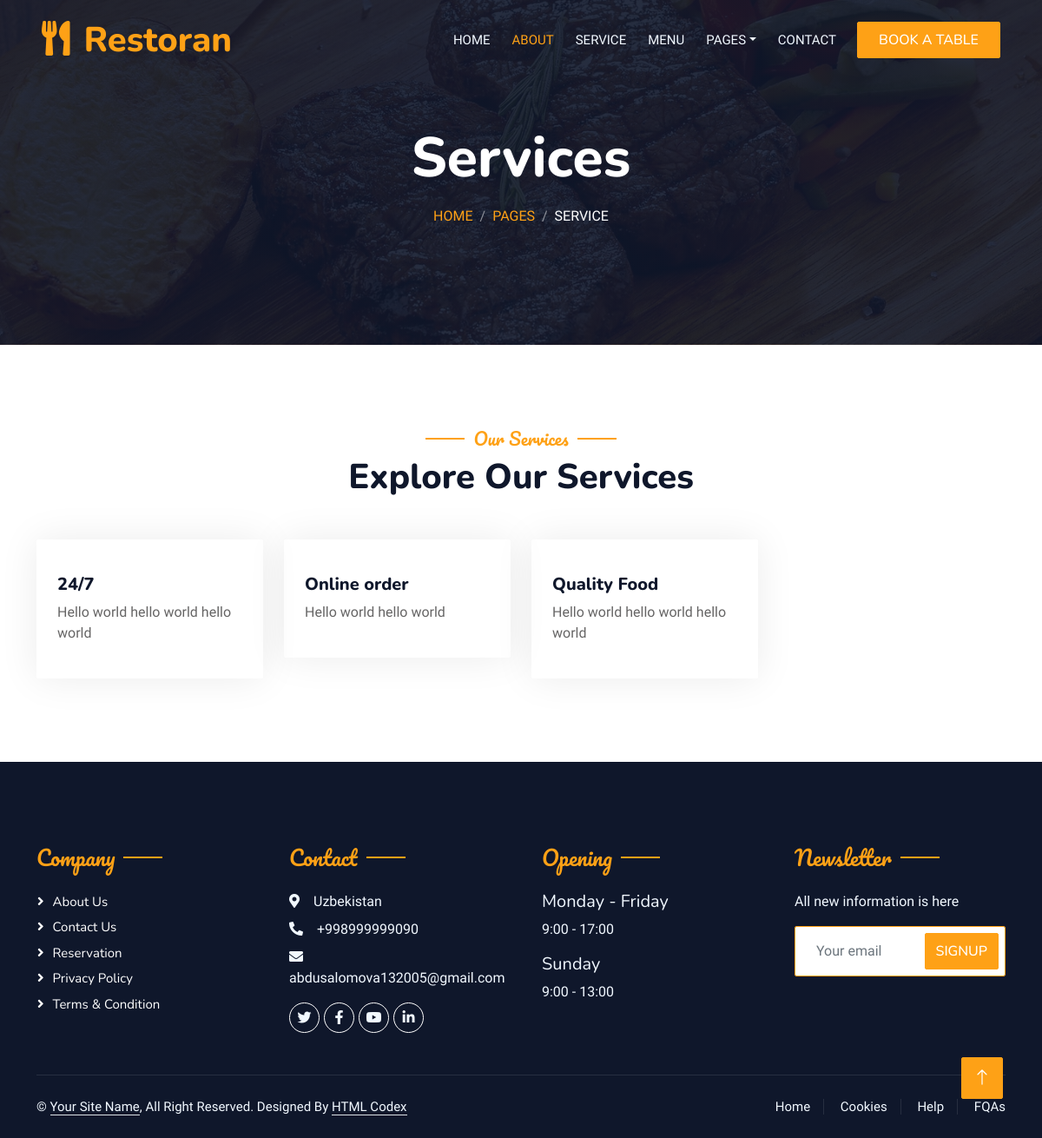
The app's page /service/ with its own data.
### restoran/models.py (models this page shows, shortened)
class Home_Service(models.Model):
    service_theme=models.CharField(max_length=256)
    service_description=models.TextField()
    is_active = models.BooleanField(default=False)
    class Meta:
        db_table='home_service'
        verbose_name='home service'
        verbose_name_plural='home services'

class Footer(models.Model):
    street=models.CharField(max_length=256)
    number=models.CharField(max_length=256)
    email=models.EmailField()
    start_and_end_days=models.CharField(max_length=256)
    time_1=models.CharField(max_length=256)
    time_sunday=models.CharField(max_length=256)
    newsletter_description=models.TextField(null=True, blank=True)
    class Meta:
        db_table='footer'
        verbose_name='footer'
        verbose_name_plural='footers'

### restoran/views.py (the view)
# urls.py: path('service/', views.service, name='service'),
def service(request):
    home_service=models.Home_Service.objects.all()
    footer=models.Footer.objects.first()
    return render(request, 'service.html', {'home_service':home_service, 'footer':footer})

### templates/service.html (shortened to what this page needs)
{% extends 'base.html' %}
{% block content %}
{% load static %}
            <div class="container-xxl py-5 bg-dark hero-header mb-5">
                <div class="container text-center my-5 pt-5 pb-4">
                    <h1 class="display-3 text-white mb-3 animated slideInDown">Services</h1>
                    <nav aria-label="breadcrumb">
                        <ol class="breadcrumb justify-content-center text-uppercase">
                            <li class="breadcrumb-item"><a href="{% url 'home' %}">Home</a></li>
                            <li class="breadcrumb-item"><a href="#">Pages</a></li>
                            <li class="breadcrumb-item text-white active" aria-current="page">Service</li>
                        </ol>
                    </nav>
                </div>
            </div>
        </div>
        <div class="container-xxl py-5">
            <div class="container">
                <div class="text-center wow fadeInUp" data-wow-delay="0.1s">
                    <h5 class="section-title ff-secondary text-center text-primary fw-normal">Our Services</h5>
                    <h1 class="mb-5">Explore Our Services</h1>
                </div>
                <div class="row g-4">
                    {% for x in home_service %}
                    <div class="col-lg-3 col-sm-6 wow fadeInUp" data-wow-delay="0.7s">
                        <div class="service-item rounded pt-3">
                            <div class="p-4">
                                <h5>{{x.service_theme}}</h5>
                                <p>{{x.service_description}}</p>
                            </div>
                        </div>
                    </div>
                    {% endfor %}
                </div>
            </div>
        </div>
       {% endblock %}

### templates/base.html (shortened to what this page needs)
{% load static %}
<!DOCTYPE html>
<html lang="en">
<head>
    <link href="https://cdnjs.cloudflare.com/ajax/libs/font-awesome/5.10.0/css/all.min.css" rel="stylesheet">
    <link href="https://cdn.jsdelivr.net/npm/bootstrap-icons@1.4.1/font/bootstrap-icons.css" rel="stylesheet">
    <link href="lib/animate/animate.min.css" rel="stylesheet">
    <link href="lib/owlcarousel/assets/owl.carousel.min.css" rel="stylesheet">
    <link href="lib/tempusdominus/css/tempusdominus-bootstrap-4.min.css" rel="stylesheet" />
    <link href="{% static 'css/bootstrap.min.css' %}" rel="stylesheet">
    <link href="{% static 'css/style.css' %}" rel="stylesheet">
</head>
<body>
    <div class="container-xxl bg-white p-0">
        <div class="container-xxl position-relative p-0">
            <nav class="navbar navbar-expand-lg navbar-dark bg-dark px-4 px-lg-5 py-3 py-lg-0">
                <a href="" class="navbar-brand p-0">
                    <h1 class="text-primary m-0"><i class="fa fa-utensils me-3"></i>Restoran</h1>
                </a>
                <div class="collapse navbar-collapse" id="navbarCollapse">
                    <div class="navbar-nav ms-auto py-0 pe-4">
                        <a href="{% url 'home' %}" class="nav-item nav-link">Home</a>
                        <a href="{% url 'about' %}" class="nav-item nav-link active">About</a>
                        <a href="{% url 'service' %}" class="nav-item nav-link">Service</a>
                        <a href="{% url 'menu' %}" class="nav-item nav-link">Menu</a>
                        <div class="nav-item dropdown">
                            <a href="#" class="nav-link dropdown-toggle" data-bs-toggle="dropdown">Pages</a>
                        </div>
                        <a href="{% url 'contact' %}" class="nav-item nav-link">Contact</a>
                    </div>
                    <a href="{% url 'booking' %}" class="btn btn-primary py-2 px-4">Book A Table</a>
                </div>
            </nav>
            {% block content %}
            {% endblock %}
        <div class="container-fluid bg-dark text-light footer pt-5 mt-5 wow fadeIn" data-wow-delay="0.1s">
            <div class="container py-5">
                <div class="row g-5">
                    <div class="col-lg-3 col-md-6">
                        <h4 class="section-title ff-secondary text-start text-primary fw-normal mb-4">Company</h4>
                        <a class="btn btn-link" href="{% url 'about' %}">About Us</a>
                        <a class="btn btn-link" href="{% url 'contact' %}">Contact Us</a>
                        <a class="btn btn-link" href="">Reservation</a>
                        <a class="btn btn-link" href="">Privacy Policy</a>
                        <a class="btn btn-link" href="">Terms & Condition</a>
                    </div>
                    <div class="col-lg-3 col-md-6">
                        <h4 class="section-title ff-secondary text-start text-primary fw-normal mb-4">Contact</h4>
                        <p class="mb-2"><i class="fa fa-map-marker-alt me-3"></i>{{footer.street}}</p>
                        <p class="mb-2"><i class="fa fa-phone-alt me-3"></i>{{footer.number}}</p>
                        <p class="mb-2"><i class="fa fa-envelope me-3"></i>{{footer.email}}</p>
                        <div class="d-flex pt-2">
                            <a class="btn btn-outline-light btn-social" href=""><i class="fab fa-twitter"></i></a>
                            <a class="btn btn-outline-light btn-social" href=""><i class="fab fa-facebook-f"></i></a>
                            <a class="btn btn-outline-light btn-social" href=""><i class="fab fa-youtube"></i></a>
                            <a class="btn btn-outline-light btn-social" href=""><i class="fab fa-linkedin-in"></i></a>
                        </div>
                    </div>
                    <div class="col-lg-3 col-md-6">
                        <h4 class="section-title ff-secondary text-start text-primary fw-normal mb-4">Opening</h4>
                        <h5 class="text-light fw-normal">{{footer.start_and_end_days}}</h5>
                        <p>{{footer.time_1}}</p>
                        <h5 class="text-light fw-normal">Sunday</h5>
                        <p>{{footer.time_sunday}}</p>
                    </div>
                    <div class="col-lg-3 col-md-6">
                        <h4 class="section-title ff-secondary text-start text-primary fw-normal mb-4">Newsletter</h4>
                        <p>{{footer.newsletter_description}}</p>
                        <div class="position-relative mx-auto" style="max-width: 400px;">
                            <input class="form-control border-primary w-100 py-3 ps-4 pe-5" type="text" placeholder="Your email">
                            <button type="button" class="btn btn-primary py-2 position-absolute top-0 end-0 mt-2 me-2">SignUp</button>
                        </div>
                    </div>
                </div>
            </div>
            <div class="container">
                <div class="copyright">
                    <div class="row">
                        <div class="col-md-6 text-center text-md-start mb-3 mb-md-0">
                            &copy; <a class="border-bottom" href="#">Your Site Name</a>, All Right Reserved.
							Designed By <a class="border-bottom" href="https://htmlcodex.com">HTML Codex</a>
                        </div>
                        <div class="col-md-6 text-center text-md-end">
                            <div class="footer-menu">
                                <a href="">Home</a>
                                <a href="">Cookies</a>
                                <a href="">Help</a>
                                <a href="">FQAs</a>
                            </div>
                        </div>
                    </div>
                </div>
            </div>
        </div>
        <a href="#" class="btn btn-lg btn-primary btn-lg-square back-to-top"><i class="bi bi-arrow-up"></i></a>
    </div>
</body>
</html>

### static/css/style.css (style rules this page uses)
:root { --primary: #FEA116; --light: #F1F8FF; --dark: #0F172B; }
.ff-secondary { font-family: 'Pacifico', cursive; }
.back-to-top { position: fixed; display: none; right: 45px; bottom: 45px; z-index: 99; }
.btn { font-family: 'Nunito', sans-serif; font-weight: 500; text-transform: uppercase; transition: .5s; }
.btn.btn-primary, .btn.btn-secondary { color: #FFFFFF; }
.btn-lg-square { width: 48px; height: 48px; }
.btn-square, .btn-sm-square, .btn-lg-square { padding: 0; display: flex; align-items: center; justify-content: center; font-weight: normal; border-radius: 2px; }
.navbar-dark .navbar-nav .nav-link { position: relative; margin-left: 25px; padding: 35px 0; font-size: 15px; color: var(--light) !important; text-transform: uppercase; font-weight: 500; outline: none; transition: .5s; }
.navbar-dark .navbar-nav .nav-link:hover, .navbar-dark .navbar-nav .nav-link.active { color: var(--primary) !important; }
@media (min-width: 992px) { .navbar-dark { position: absolute; width: 100%; top: 0; left: 0; z-index: 999; background: transparent !important; } }
.hero-header { background: linear-gradient(rgba(15, 23, 43, .9), rgba(15, 23, 43, .9)), url(../img/bg-hero.jpg); background-position: center center; background-repeat: no-repeat; background-size: cover; }
.breadcrumb-item + .breadcrumb-item::before { color: rgba(255, 255, 255, .5); }
.section-title { position: relative; display: inline-block; }
.section-title::before { position: absolute; content: ""; width: 45px; height: 2px; top: 50%; left: -55px; margin-top: -1px; background: var(--primary); }
.section-title::after { position: absolute; content: ""; width: 45px; height: 2px; top: 50%; right: -55px; margin-top: -1px; background: var(--primary); }
.section-title.text-start::before, .section-title.text-end::after { display: none; }
.service-item { box-shadow: 0 0 45px rgba(0, 0, 0, .08); transition: .5s; }
.service-item * { transition: .5s; }
.footer .btn.btn-social { margin-right: 5px; width: 35px; height: 35px; display: flex; align-items: center; justify-content: center; color: var(--light); border: 1px solid #FFFFFF; border-radius: 35px; transition: .3s; }
.footer .btn.btn-link { display: block; margin-bottom: 5px; padding: 0; text-align: left; color: #FFFFFF; font-size: 15px; font-weight: normal; text-transform: capitalize; transition: .3s; }
.footer .btn.btn-link::before { position: relative; content: "\f105"; font-family: "Font Awesome 5 Free"; font-weight: 900; margin-right: 10px; }
.footer .copyright { padding: 25px 0; font-size: 15px; border-top: 1px solid rgba(256, 256, 256, .1); }
.footer .copyright a { color: var(--light); }
.footer .footer-menu a { margin-right: 15px; padding-right: 15px; border-right: 1px solid rgba(255, 255, 255, .1); }
.footer .footer-menu a:last-child { margin-right: 0; padding-right: 0; border-right: none; }

### records on screen
Home_Service: service_theme "24/7", service_description "Hello world hello world hello world"
Home_Service: service_theme "Online order", service_description "Hello world hello world"
Home_Service: service_theme "Quality Food", service_description "Hello world hello world hello world"
Footer: street "Uzbekistan", number "+998999999090", email "abdusalomova132005@gmail.com", start_and_end_days "Monday - Friday", time_1 "9:00 - 17:00", time_sunday "9:00 - 13:00", newsletter_description "All new information is here"
